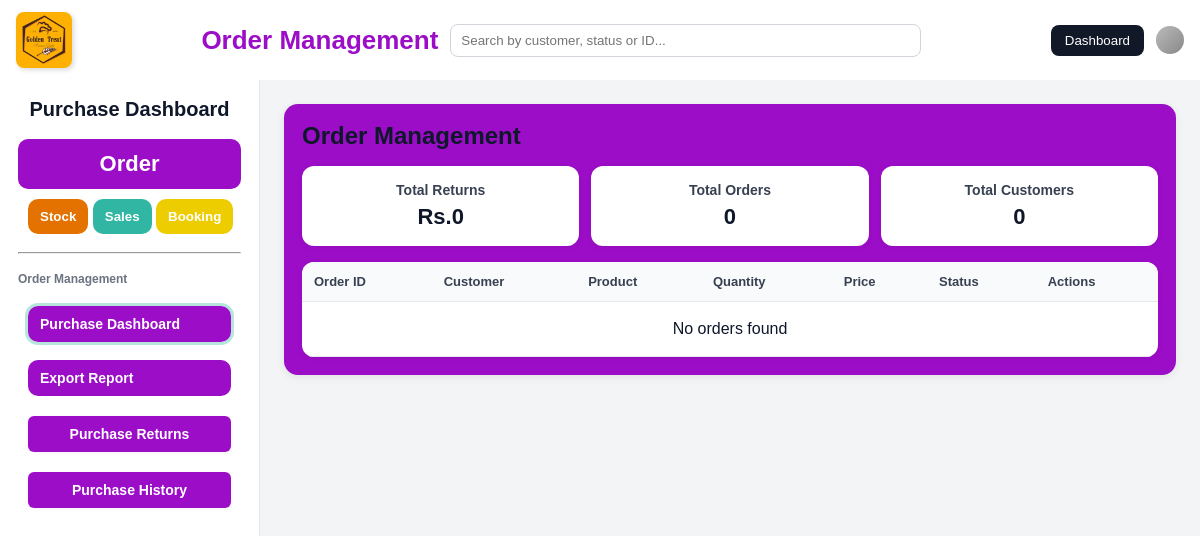
Before: /order/Order-Management/order.php with the older database file.
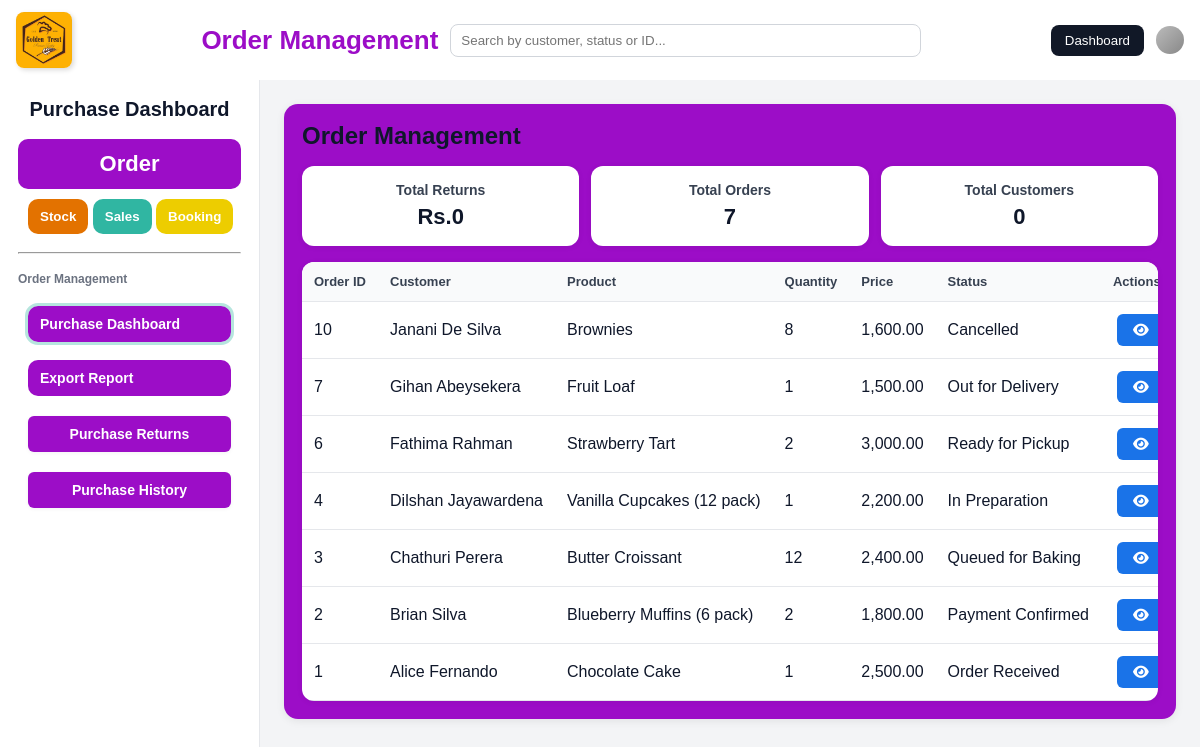
After: the same page with the newer database file.
### tables this page shows
CREATE TABLE `orders` (
  `id` int(11) NOT NULL,
  `order_date` date NOT NULL,
  `customer` varchar(100) NOT NULL,
  `product` varchar(100) NOT NULL,
  `quantity` int(11) NOT NULL DEFAULT 1,
  `original_quantity` int(11) NOT NULL DEFAULT 0,
  `price` decimal(10,2) NOT NULL DEFAULT 0.00,
  `original_price` decimal(10,2) NOT NULL DEFAULT 0.00,
  `status` enum('Order Received','Payment Confirmed','Queued for Baking','In Preparation','Decorating','Ready for Pickup','Out for Delivery','Completed','Cancelled','Refunded','Returned','Pending','Partially Returned') NOT NULL DEFAULT 'Order Received',
  `created_at` timestamp NOT NULL DEFAULT current_timestamp(),
  `updated_at` timestamp NOT NULL DEFAULT current_timestamp() ON UPDATE current_timestamp(),
  `mobile` varchar(32) DEFAULT NULL,
  `deleted_at` datetime DEFAULT NULL
);

### order/Order-Management/order.php (the view, shortened to what this page needs)
<?php
$host = "localhost";
$user = "root";
$pass = "";
$db   = "Order";
$conn = new mysqli($host, $user, $pass, $db);
$conn->set_charset('utf8mb4');
$sql = "SELECT id, order_date, customer, product, quantity, price, status
        FROM orders
        WHERE deleted_at IS NULL
        ORDER BY id DESC";
$stmt = $conn->prepare($sql);
$stmt->execute();
$result = $stmt->get_result();
$orders = $result->fetch_all(MYSQLI_ASSOC);
$res2 = $conn->query("SELECT COUNT(*) AS total_orders FROM orders WHERE deleted_at IS NULL");
$row2 = $res2->fetch_assoc();
$totalOrders = (int)$row2['total_orders'];
?>
<!DOCTYPE html>
<html lang="en">
<head>
  <link rel="stylesheet" href="css/order_style.css">
  <link rel="stylesheet" href="https://cdnjs.cloudflare.com/ajax/libs/font-awesome/6.6.0/css/all.min.css"/>
</head>
<body>
  <div class="header">
    <div class="header-left"><img src="logo.jpg" alt="Logo" /></div>
    <div class="header-middle">
      <div class="header-middle-title">Order Management</div>
      <div class="search-bar"><input id="globalSearch" type="text" placeholder="Search by customer, status or ID..." />
      </div>
    </div>
    <div class="header-right">
  <button class="role-btn" onclick="window.location.href='index.html'">Dashboard</button>
      <div class="user-icon"></div>
    </div>
  </div>
  <div class="layout">
    <aside class="sidebar">
      <h1>Purchase Dashboard</h1>
      <nav>
        <button class="salesbtn" disabled>Order</button>
        <div class="otherbtn">
     <button class="Sbtn" onclick="window.location.href='stoke.html'">Stock</button>
    <button class="Ubtn" onclick="window.location.href='sales.html'">Sales</button>
    <button class="Bbtn" onclick="window.location.href='booking.html'">Booking</button>
        </div>
        <hr />
        <p>Order Management</p>
        <div class="salebtn">
          <button class="tab-btn active" data-page="sales-dashboard">Purchase Dashboard</button>
          <button class="tab-btn" data-page="sales-export">Export Report</button>
          <button type="button" class="orderhistory" onclick="window.location.href='purchase_returns.php'">Purchase Returns</button>
          <button type="button" class="orderhistory" onclick="window.location.href='purchase_history.php'">Purchase History</button>
        </div>
      </nav>
    </aside>
<main class="free-area">
      <section id="orders" class="panel active">
         <div class="content">
        <h2>Order Management</h2>
         <div class="cards">
            <div class="card">
              <h3>Total Returns</h3>
              <p id="cardTotal">Rs.0</p>
            </div>
            <div class="card">
              <h3>Total Orders</h3>
              <p id="cardOrders"><?= $totalOrders ?></p>
            </div>
            <div class="card">
              <h3>Total Customers</h3>
              <p id="cardCustomers">0</p>
            </div>
          </div>
        <div class="table-wrap">
        <table>
          <thead>
            <tr>
              <th>Order ID</th>
              <th>Customer</th>
              <th>Product</th>
              <th>Quantity</th>
              <th>Price</th>
              <th>Status</th>
              <th>Actions</th>
            </tr>
          </thead>
          <tbody id="orderTable">
            <?php if(empty($orders)): ?>
              <tr><td colspan="7" style="text-align:center;padding:18px">No orders found</td></tr>
            <?php else: foreach($orders as $o): ?>
              <tr>
                <td><?= htmlspecialchars($o['id']) ?></td>
                <td><?= htmlspecialchars($o['customer']) ?></td>
                <td><?= htmlspecialchars($o['product']) ?></td>
                <td><?= (int)$o['quantity'] ?></td>
                <td><?= number_format((float)$o['price'], 2) ?></td>
                <td><?= htmlspecialchars($o['status']) ?></td>
                <td>
                  <button class="btnview"
                    type="button"
                    data-id="<?= htmlspecialchars($o['id']) ?>"
                    data-order-date="<?= htmlspecialchars($o['order_date']) ?>"
                    data-customer="<?= htmlspecialchars($o['customer']) ?>"
                    data-product="<?= htmlspecialchars($o['product']) ?>"
                    data-quantity="<?= (int)$o['quantity'] ?>"
                    data-price="<?= htmlspecialchars($o['price']) ?>"
                    data-status="<?= htmlspecialchars($o['status']) ?>">
                    <i class="fa-solid fa-eye"></i>
                  </button>
                </td>
              </tr>
            <?php endforeach; endif; ?>
          </tbody>
        </table>
        </div>
      </section>
    </main>
  </div>
</body>
</html>

### order/Order-Management/css/order_style.css (style rules this page uses)
:root { --brand: #9c0dc7; --ink: #111827; --paper: #fff; --muted: #6b7280; --soft: #e5e7eb; --warn: #ffc107; --danger: #dc3545; --primary: #007bff; }
* { margin: 0; padding: 0; box-sizing: border-box }
body { font-family: Arial, Helvetica, sans-serif; background: #f4f6f9; color: #0f172a; min-height: 100vh; display: flex; flex-direction: column }
.header { display: flex; align-items: center; justify-content: space-between; background: #fff; padding: 12px 16px; box-shadow: 0 2px 5px rgba(0, 0, 0, .08) }
.header-left img { width: 56px; height: auto; border-radius: 8px; display: block; box-shadow: 2px 2px 5px rgba(0, 0, 0, .15) }
.header-middle { display: flex; align-items: center; gap: 12px; flex: 1; margin: 0 16px; max-width: 720px }
.header-middle-title { font-weight: 800; font-size: 26px; color: var(--brand); white-space: nowrap }
.search-bar { flex: 1; display: flex }
.search-bar input { width: 100%; padding: 8px 10px; border: 1px solid #d1d5db; border-radius: 8px }
.header-right { display: flex; align-items: center; gap: 12px }
.role-btn { background: #111827; color: #fff; padding: 8px 14px; border: none; border-radius: 8px; cursor: pointer }
.user-icon { width: 28px; height: 28px; background: linear-gradient(135deg, #bbb, #888); border-radius: 50% }
.layout { flex: 1; display: flex; min-height: 0 }
.sidebar { width: 260px; background: #fff; padding: 18px; display: flex; flex-direction: column; gap: 10px; border-right: 1px solid #e5e7eb; }
.sidebar h1 { text-align: center; font-size: 20px; margin-bottom: 8px; color: #0f172a }
.sidebar nav { display: flex; flex-direction: column; gap: 10px }
.salesbtn { background: var(--brand); border: none; border-radius: 10px; color: #fff; font-weight: 800; font-size: 22px; padding: 12px; text-align: center }
.otherbtn button { border: none; border-radius: 10px; color: #fff; cursor: pointer; padding: 10px 12px; font-weight: 700; gap: 10px; }
.salebtn button { background: #9c0dc7; border: none; text-align: left; padding: 10px; margin: 10px; border-radius: 6px; cursor: pointer; font-size: 14px; display: flex; flex-direction: column; gap: 10px; color: #fff; }
.Sbtn { background: #e37200; margin-left: 10px; }
.Ubtn { background: #30b6a2 }
.Bbtn { background: #edcd00 }
.sidebar hr { margin: 8px 0 }
.sidebar p { font-size: 12px; color: #6b7280; font-weight: 700 }
.salebtn button { background: var(--brand); text-align: left }
.salebtn button.active { outline: 3px solid rgba(146, 48, 182, 0.35) }
.salebtn { display: flex; flex-direction: column }
.salebtn .tab-btn { background: var(--brand); border: none; border-radius: 10px; color: #fff; cursor: pointer; padding: 10px 12px; font-weight: 700; text-align: left }
.salebtn .tab-btn+.tab-btn { margin-top: 8px }
.salebtn .tab-btn.active { outline: 3px solid rgba(48, 182, 162, .35) }
.free-area { flex: 1; background: #f3f4f6; padding: 24px; overflow: auto }
.panel { display: none }
.panel.active { display: block }
.content { background: #9c0dc7; border-radius: 14px; padding: 18px; box-shadow: 0 2px 8px rgba(0, 0, 0, .08); display: flex; flex-direction: column; gap: 16px }
.cards { display: grid; grid-template-columns: repeat(3, 1fr); gap: 12px }
.card { background: #fff; border-radius: 12px; padding: 16px; box-shadow: 0 1px 6px rgba(0, 0, 0, .06); text-align: center }
.card h3 { font-size: 14px; color: #374151 }
.card p { font-size: 22px; font-weight: 800; margin-top: 6px; color: #0f172a }
.table-wrap { background: #fff; border-radius: 12px; box-shadow: 0 1px 6px rgba(0, 0, 0, .06); overflow: auto }
table { width: 100%; border-collapse: collapse }
th, td { padding: 12px; border-bottom: 1px solid #e5e7eb; text-align: left; white-space: nowrap }
th { background: #f9fafb; font-size: 13px; color: #374151; cursor: pointer; position: sticky; top: 0 }
.btnview, .btnupdate, .btndelete, .btnreturn { padding: 8px 16px; border: none; border-radius: 6px; font-size: 14px; cursor: pointer; transition: all 0.2s ease-in-out; margin: 0 4px; color: white; }
.btnview { background-color: #1a73e8; }
.orderhistory { background: var(--brand); color: #fff; border: none; border-radius: 6px; padding: 10px 12px; margin: 10px 0; font-weight: 700; font-size: 14px; text-align: left; cursor: pointer; display: flex; align-items: center; gap: 10px; width: calc(100% - 20px); box-shadow: 0 1px 4px rgba(0,0,0,0.05); }

Changed rows visible on the page:
added orders: id "10", customer "Janani De Silva", product "Brownies", quantity "8", price "1,600.00", status "Cancelled"
added orders: id "7", customer "Gihan Abeysekera", product "Fruit Loaf", quantity "1", price "1,500.00", status "Out for Delivery"
added orders: id "6", customer "Fathima Rahman", product "Strawberry Tart", quantity "2", price "3,000.00", status "Ready for Pickup"
added orders: id "4", customer "Dilshan Jayawardena", product "Vanilla Cupcakes (12 pack)", quantity "1", price "2,200.00", status "In Preparation"
added orders: id "3", customer "Chathuri Perera", product "Butter Croissant", quantity "12", price "2,400.00", status "Queued for Baking"
added orders: id "2", customer "Brian Silva", product "Blueberry Muffins (6 pack)", quantity "2", price "1,800.00", status "Payment Confirmed"
added orders: id "1", customer "Alice Fernando", product "Chocolate Cake", quantity "1", price "2,500.00", status "Order Received"
Other visible differences:
$totalOrders: "0" → "7"
text no longer shown: "No orders found"
